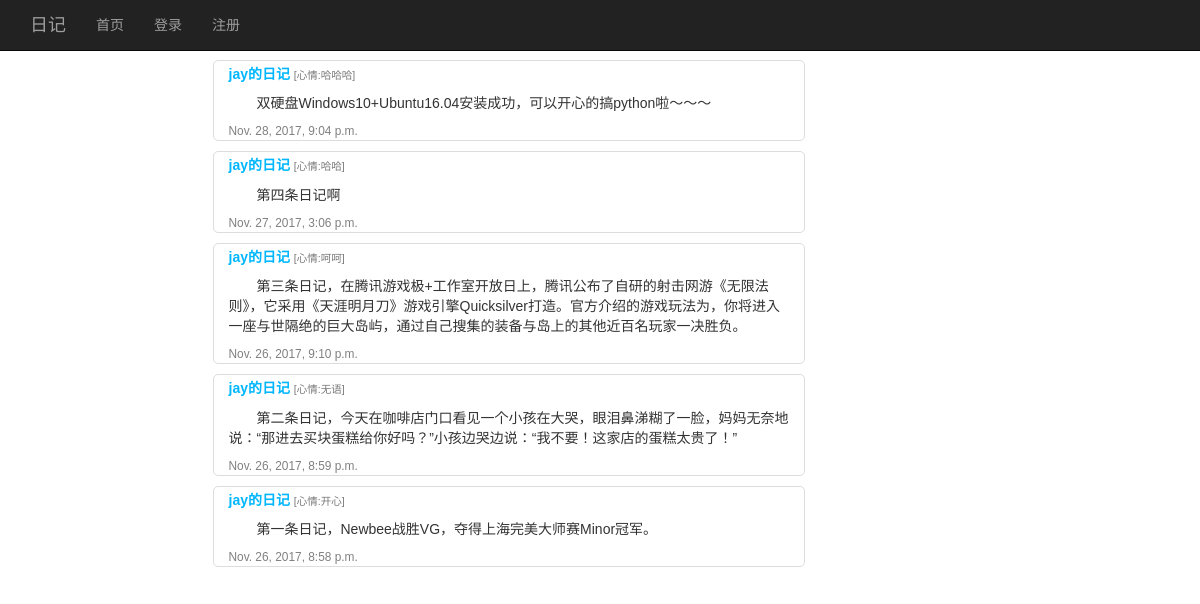
The app's page /diary/, older data.
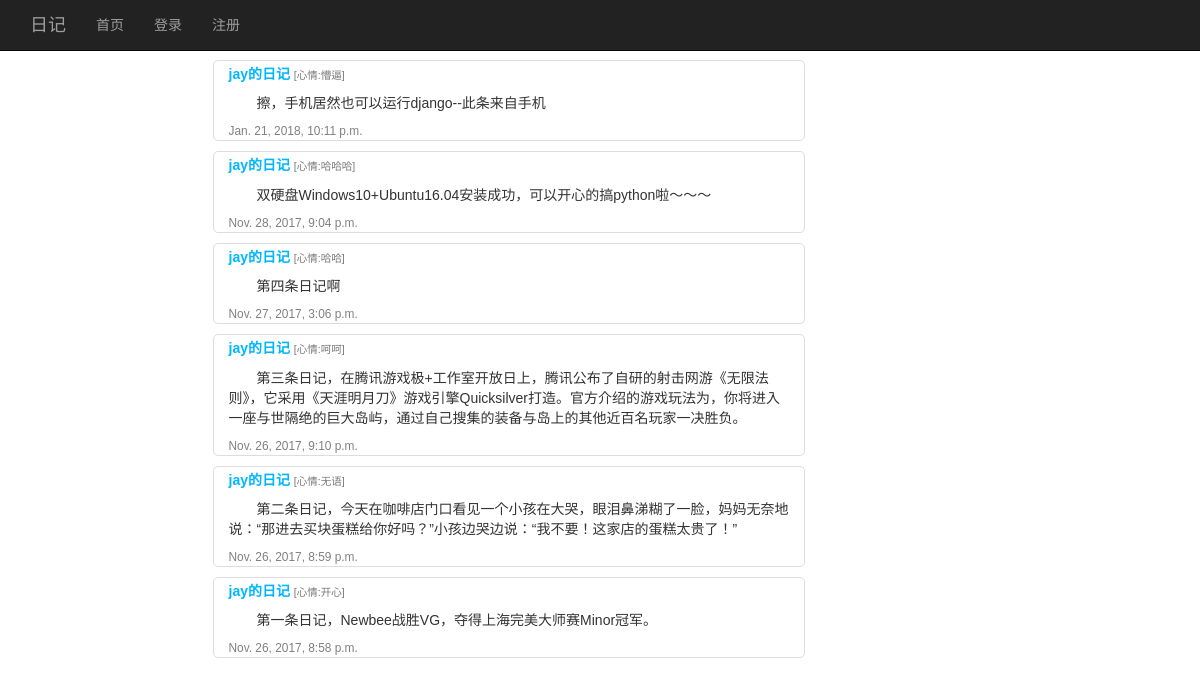
The same page, newer data.
### diary/models.py (models this page shows)
class Diary(models.Model):
    user = models.ForeignKey(User, default='',on_delete=models.CASCADE)
    content = models.CharField(max_length=1000)
    pub_date = models.DateTimeField('date_published')
    mood = models.CharField(max_length=10)

### diary/views.py (the view)
def index(request):#首页
    all_diaries = Diary.objects.order_by('-pub_date')
    if request.session.get('username'):
        username = request.session["username"]
    else:
        username = ''
    return render_to_response('diaries/index.html', {'username': username, 'all_diaries': all_diaries})

### diary/templates/diaries/index.html
{% extends "layout.html" %}
{% block content %}
    <div class="container">
        <div class="row">
            <div class="col-lg-1"></div>
            <div class="col-lg-7">
                {% if all_diaries %}
                    <ul>
                        {% for diary in all_diaries %}
                            <div id="diary-info" class="list-group-item">
                                <h5 id="diary-username"><a href="/diary/{{ diary.id }}">{{ diary.user.username }}的日记</a>
                                    <small>[心情:{{ diary.mood }}]</small>
                                </h5>
                                <p id="diary-content">{{ diary.content }}</p>
                                <small id="diary-time">{{ diary.pub_date }}</small>
                            </div>
                        {% endfor %}
                    </ul>
                {% else %}
                    <p>No diaries are available.</p>
                {% endif %}
            </div>
            <div class="col-lg-4"></div>
        </div>
    </div>
{% endblock %}

### diary/templates/diaries/layout.html (shortened to what this page needs)
<!DOCTYPE html>
<html lang="en">
<head>
    {% load static %}
    <link rel="stylesheet" href="{% static 'css/bootstrap.css' %}">
    <link rel="stylesheet" href="{% static 'css/style.css' %}">
</head>
<body>
<div class="container">
    <nav class="navbar navbar-inverse navbar-fixed-top">
        <div class="container">
            <div class="navbar-header">
                <a class="navbar-brand">日记</a>
            </div>
            <div>
                <ul class="nav navbar-nav">
                    <li><a href="/diary/">首页</a></li>
                    {% if username %}
                        <li><a href="/diary/{{username }}">{{ username }}</a></li>
                        <li><a href="/diary/postPage">写日记</a></li>
                        <li><a href="/diary/logout">退出</a></li>
                    {% else %}
                        <li><a href="/diary/logina">登录</a></li>
                        <li><a href="/diary/regPage">注册</a></li>
                    {% endif %}
                </ul>
            </div>
        </div>
    </nav>
</div>
{% block content %}{% endblock %}
</body>
</html>

### diary/static/css/style.css (style rules this page uses)
body { padding: 50px; font: 14px "Lucida Grande", Helvetica, Arial, sans-serif; }
a { color: #00B7FF; }
#diary-info { background: white; margin: 10px; padding-top: 4px; padding-bottom: 2px; border: 1px solid #ddd; border-radius: 5px }
#diary-username { margin-top: 2px; font-weight: 600; }
#diary-content { text-indent: 2em; }
#diary-time { color: gray; margin-top: 0px; }

Row changes from the older to the newer data that the page shows:
added Diary: user.username "jay", mood "懵逼", content "擦，手机居然也可以运行django--此条来自手机", pub_date "Jan. 21, 2018, 10:11 p.m."
